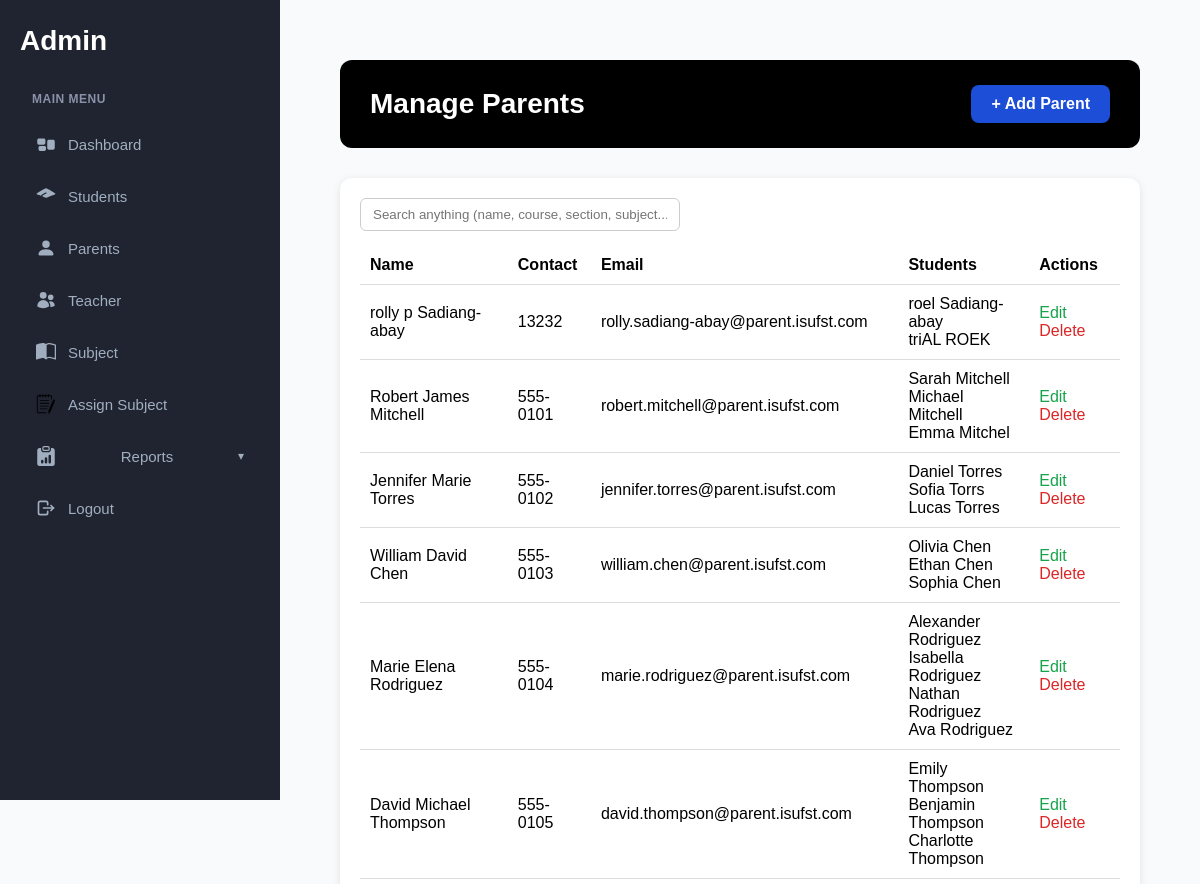
Before: /accounts/parent/ (signed in, upper part) with the older database file.
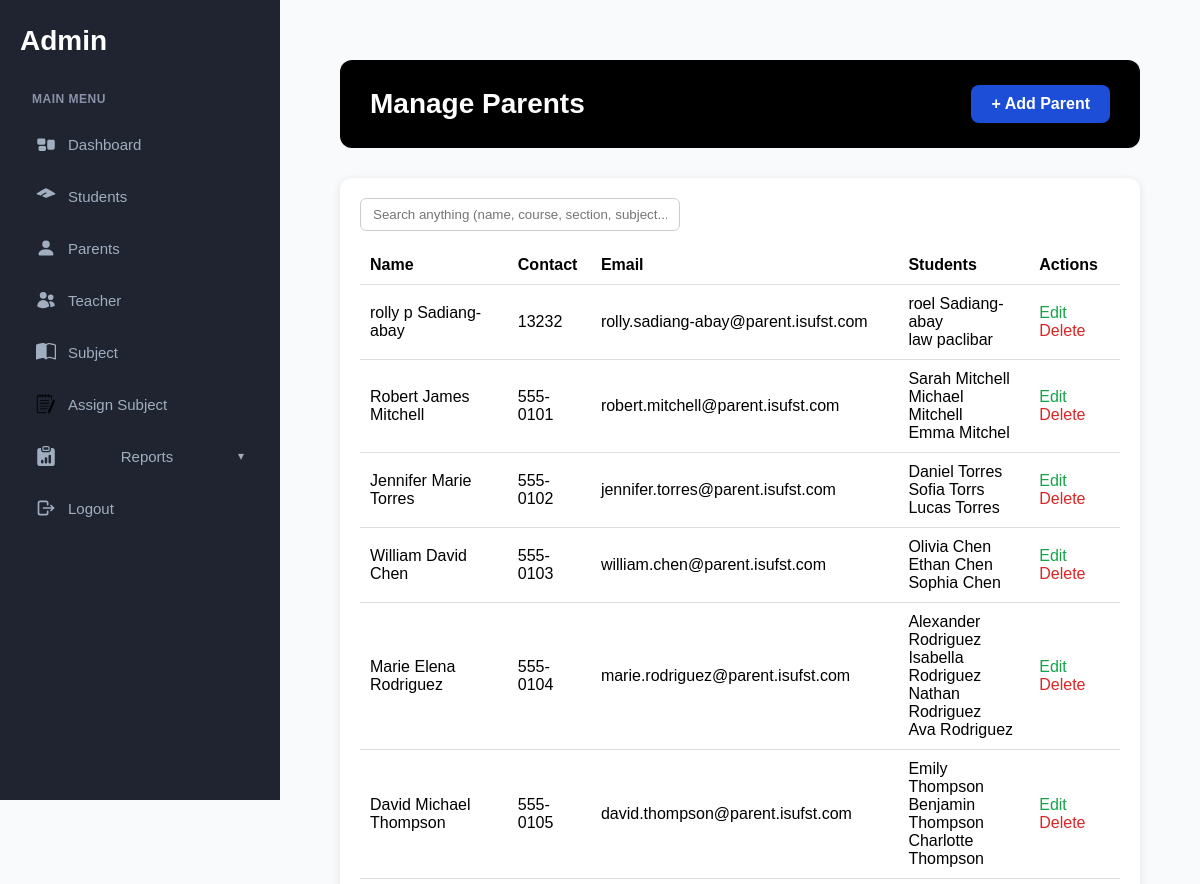
After: the same page with the newer database file.
### accounts/models.py (models this page shows, shortened)
class ParentProfile(models.Model):
    user = models.OneToOneField(CustomUser, on_delete=models.CASCADE, limit_choices_to={'role':'parent'})
    first_name = models.CharField(max_length=50,)
    middle_name = models.CharField(max_length=50,)
    last_name = models.CharField(max_length=50,)
    contact_number = models.CharField(max_length=20, blank=True, null=True)

class CustomUser(AbstractUser):
    ROLE_CHOICES = (
        ('admin','Admin'),
        ('teacher','Teacher'),
        ('student','Student'),
        ('parent','Parent')
    )
    role = models.CharField(max_length=10, choices=ROLE_CHOICES)
    first_login = models.BooleanField(default=True)

class StudentProfile(models.Model):
    user = models.OneToOneField(CustomUser, on_delete=models.CASCADE, limit_choices_to={'role': 'student'})
    student_ID = models.CharField(primary_key=True, max_length=10)
    first_name = models.CharField(max_length=50)
    middle_name = models.CharField(max_length=50, blank=True, null=True)
    last_name = models.CharField(max_length=50)
    course = models.ForeignKey("academics.Course", on_delete=models.SET_NULL, null=True)
    parents = models.ManyToManyField(ParentProfile, related_name='students', blank=True)
    year = models.CharField(max_length=10, choices=YEAR_LEVEL_CHOICES)
    section = models.CharField(max_length=5, choices=SECTION_CHOICES)
    is_regular = models.CharField(max_length=10, choices=STUDENT_STATUS_CHOICES)
    subjects = models.ManyToManyField("academics.Subject", related_name='students', blank=True)

### accounts/views.py (the view)
# urls.py: path('parent/',views.manage_parents,name='manage_parent'),
@login_required
def manage_parents(request):
    parents = ParentProfile.objects.all()
    return render(request,'dashboard/manage_parents.html',{
        'parents': parents,
        'user_form': parentUserForm(),
        'parent_form': parentProfileForm(),
    })

### accounts/forms.py (shortened to what this page needs)
class parentUserForm(forms.ModelForm):
    class Meta:
        model = CustomUser
        fields = ['email']
        widgets = {
            'email':forms.EmailInput(attrs={'class': 'form-control'})
        }

class parentProfileForm(forms.ModelForm):
    class Meta:
        model  = ParentProfile
        fields = ['first_name','middle_name','last_name','contact_number']
        widgets = {
            'first_name':forms.TextInput(attrs={'class':'form-control'}),
            'middle_name':forms.TextInput(attrs={'class':'form-control'}),
            'last_name':forms.TextInput(attrs={'class':'form-control'}),
            'contact_number':forms.TextInput(attrs={'class':'form-control'})
        }

### dashboard/templates/dashboard/manage_parents.html (shortened to what this page needs)
{% extends 'base.html' %}
{% load static %}
{% block content %}
<div class="dashboard-container">
  <div class="dashboard-header">
    <h2>Manage Parents</h2>
    <a href="#" id="openAddParentsModal" class="add-student-btn">+ Add Parent</a>
  </div>
  <div class="attendance-box">
    <div class="search-container">
    <input type="text"
           class="search-input universal-search"
           placeholder="Search anything (name, course, section, subject...)">
  </div>
    <table class="recent-table">
      <thead>
        <tr>
          <th>Name</th>
          <th>Contact</th>
          <th>Email</th>
          <th>Students</th>
          <th>Actions</th>
        </tr>
      </thead>
      <tbody>
        {% for parent in parents %}
        <tr>
          <td>{{ parent.first_name }} {{ parent.middle_name }} {{ parent.last_name }}</td>
          <td>{{ parent.contact_number }}</td>
          <td>{{ parent.user.email }}</td>
          <td>
            {% for student in parent.students.all %}
              {{ student.first_name }} {{ student.last_name }}<br>
            {% empty %}
              <span style="color:gray;">No students</span>
            {% endfor %}
          </td>
          <td>
            <a href="#" class="edit-btn" data-target="#editModal{{ parent.id }}">Edit</a>
            <a href="#" class="delete-btn" data-target="#deleteModal{{ parent.id }}">Delete</a>
          </td>
        </tr>
        {% empty %}
        <tr>
          <td colspan="6">No parents found.</td>
        </tr>
        {% endfor %}
      </tbody>
    </table>
  </div>
</div>
{% endblock %}

Changed rows visible on the page:
removed StudentProfile: first_name "triAL", last_name "ROEK", shown under ParentProfile "rolly"
added StudentProfile: first_name "law", last_name "paclibar", shown under ParentProfile "rolly"
